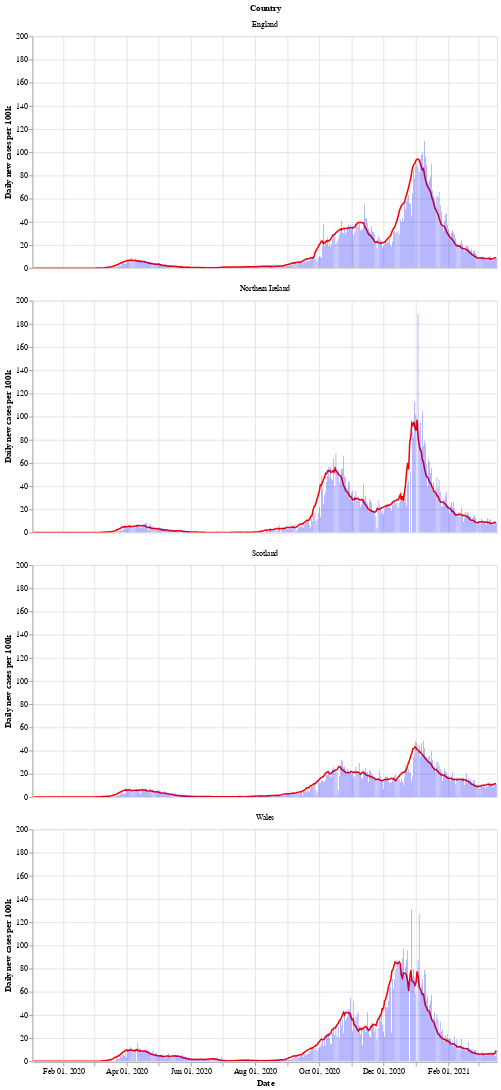

The notebook cell this image was saved under:
### Markdown cell above
Next is a bar chart of the number of new cases in each country (per 100k population), with the 7 day moving average of cases. Again we see that Wales saw a longer period of raising and falling cases compared to the other countries.

After a period of cases falling, each nation is now seeing a rise in the number of cases - especially in Wales.

### Code cell
# collapse
bars = alt.Chart(uk_cases).mark_bar().encode(
    x=alt.X("yearmonthdate(date):T", axis=alt.Axis(title='Date')),
    y=alt.Y("newCasesRate:Q", axis=alt.Axis(title='Daily new cases per 100k')),
    tooltip='newCasesRate',
    color=alt.condition(
        alt.datum.dailyChange > 0,
        alt.value("orange"),  # The positive color
        alt.value("blue")  # The negative color
    )
).properties(title='New cases per 100k population with rolling 7 day average', width=600).interactive()
line = alt.Chart(uk_cases).mark_line(
    color='red',
    size=2,
).transform_window(
    rolling_mean='mean(newCasesRate)',
    frame=[0, 7],
    groupby=['areaName']
).encode(
    x='yearmonthdate(date):T',
    y='rolling_mean:Q'
)
alt.layer(line, bars, data=uk_cases).facet(alt.Row('areaName', title='Country'), columns=1)

### Figure 1 — Vega-Lite specification as saved in the notebook (floating-point values rounded to 4 significant figures; data arrays with more than 128 entries replaced by an {"elided": "..."} marker saying what was removed)
{"config": {"view": {"continuousWidth": 400, "continuousHeight": 300}}, "data": {"name": "data-b180a2939e1ce2052714ff68987d7d6d"}, "facet": {"type": "nominal", "field": "areaName", "title": "Country"}, "spec": {"layer": [{"mark": {"type": "line", "color": "red", "size": 2}, "encoding": {"x": {"type": "temporal", "field": "date", "timeUnit": "yearmonthdate"}, "y": {"type": "quantitative", "field": "rolling_mean"}}, "transform": [{"window": [{"op": "mean", "field": "newCasesRate", "as": "rolling_mean"}], "frame": [0, 7], "groupby": ["areaName"]}]}, {"mark": "bar", "encoding": {"color": {"condition": {"value": "orange", "test": "(datum.dailyChange > 0)"}, "value": "blue"}, "tooltip": {"type": "quantitative", "field": "newCasesRate"}, "x": {"type": "temporal", "axis": {"title": "Date"}, "field": "date", "timeUnit": "yearmonthdate"}, "y": {"type": "quantitative", "axis": {"title": "Daily new cases per 100k"}, "field": "newCasesRate"}}, "selection": {"selector002": {"type": "interval", "bind": "scales", "encodings": ["x", "y"]}}, "title": "New cases per 100k population with rolling 7 day average", "width": 600}]}, "columns": 1, "$schema": "https://vega.github.io/schema/vega-lite/v4.8.1.json", "datasets": {"data-b180a2939e1ce2052714ff68987d7d6d": {"elided": "1764 records"}}}
